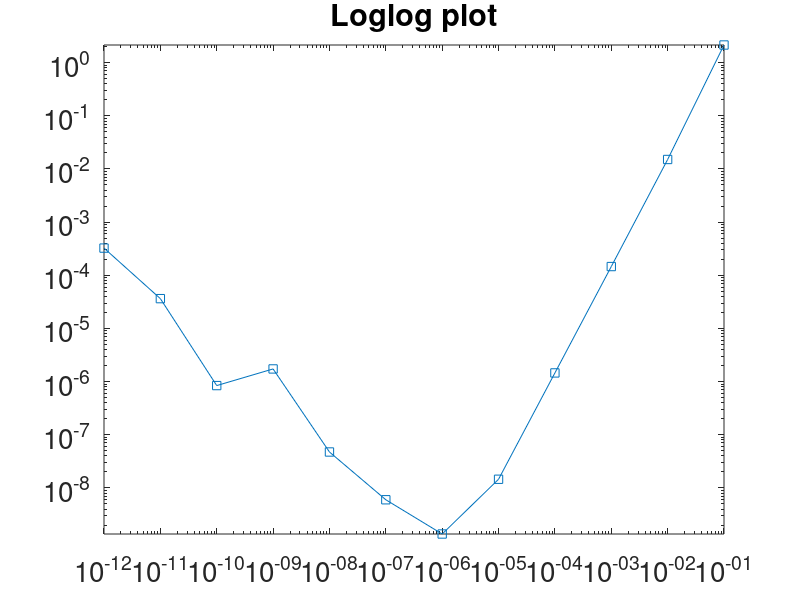

The MATLAB script that drew this image:
%Vandana Anand
% MA 3457 / CS 4033
%Homework 4 Problem 2B

clear; close all; clc

% Use Three point End point formula to approximate f'(x0) where f(x) = e^(5x)

x = logspace(-2, 5);
f = @(x) exp(5*x);
f_prime = @(x) 5*exp(5*x);

% Three point End point approximation at x0 = 0.25
x0 = 0.25;
%vector h with values 0.1 to 10^-12
h  = [0.1, 0.01, 0.001, 0.0001, 0.00001, 0.000001, 0.0000001, 0.00000001, 0.000000001, 0.0000000001, 0.00000000001, 0.000000000001];
ThreeptEndpt_approx = (-3*f(x0)+ 4*f(x0+h)- f(x0+2*h))./(2*h); %3pt end point formula

%calculate the absolute error
abs_err = abs(f_prime(x0)-ThreeptEndpt_approx);

%The graph (figure 1)
figure(1);
loglog(h, abs_err, '-s'); 

%Additional details for the graph
title("Loglog plot");
display=(['h = ', num2str(h),' , abs err = ',num2str(abs_err)])
set(gca,'FontSize',20);
axis tight